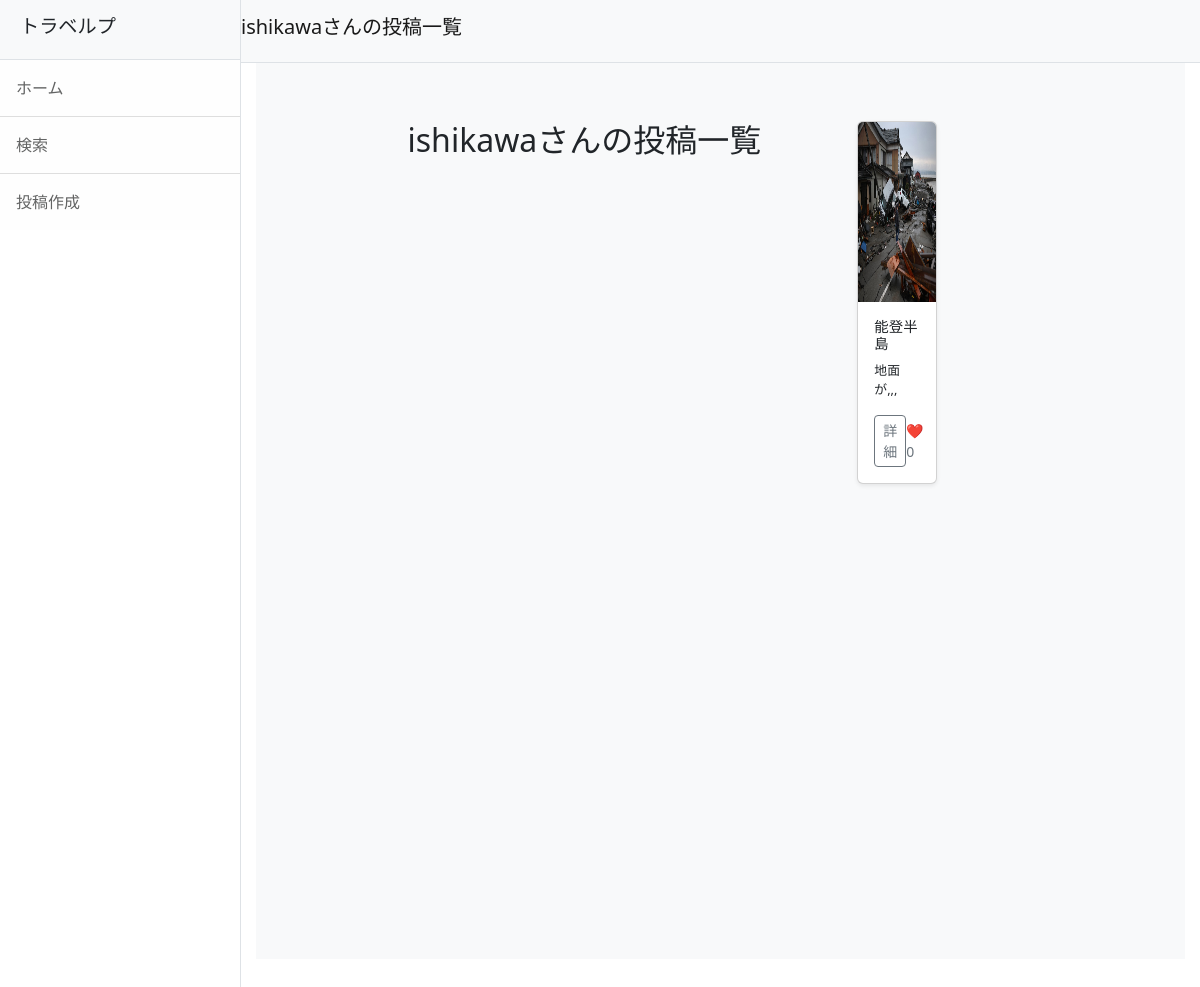
/user/5/posts/, run on an earlier commit of the app's database.
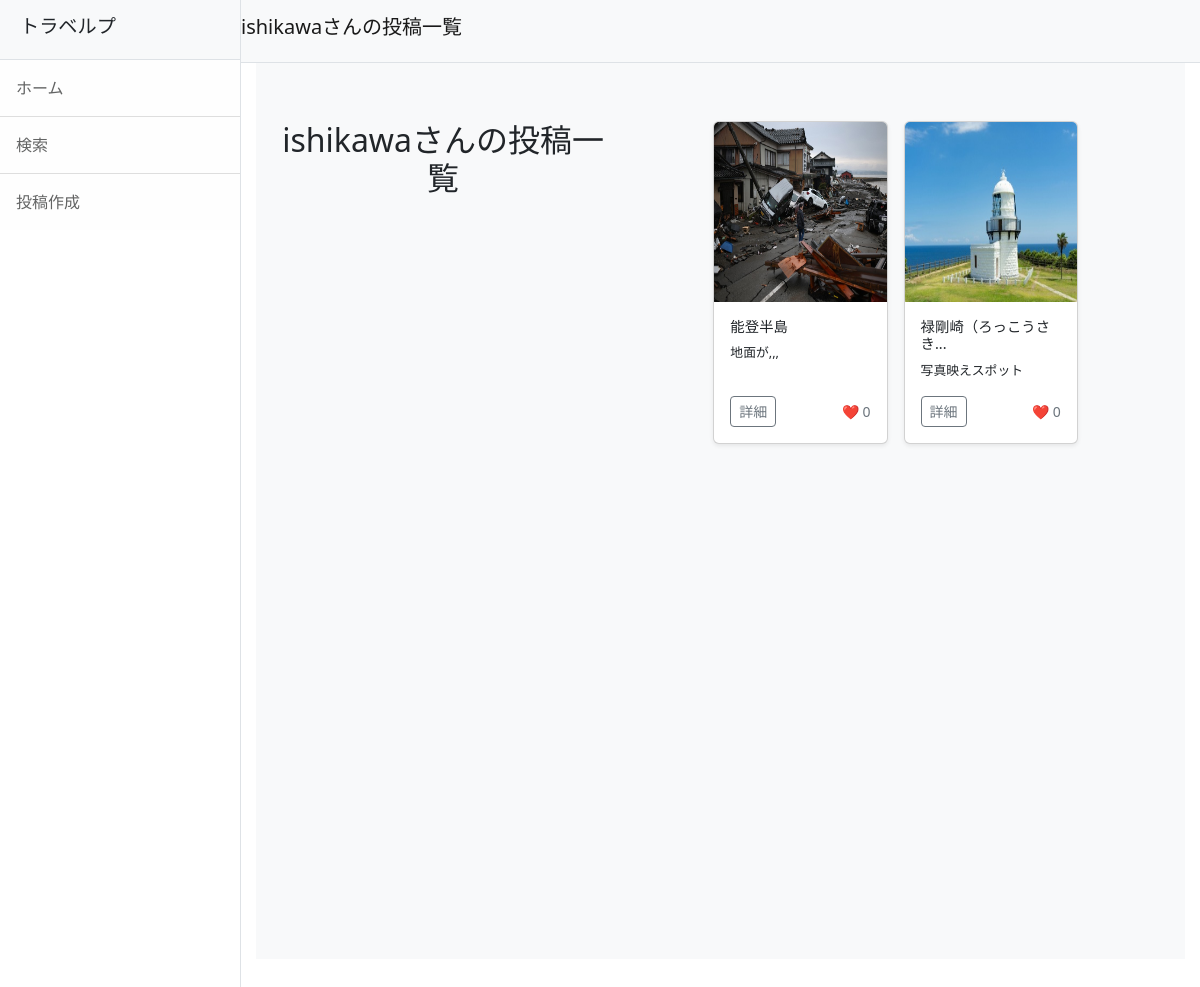
And on a later commit of the database.
### accounts/models.py (models this page shows, shortened)
class CustomUser(AbstractUser):
    pass
    nickname = models.CharField(max_length=150, blank=True, null=True)
    profile_image = models.ImageField(upload_to='profile_images/', null=True, blank=True)
    profile_description = models.TextField(null=True, blank=True)

### travelp/models.py (models this page shows, shortened)
class Post(models.Model):
    user = models.ForeignKey(CustomUser, on_delete=models.SET_NULL, null=True, blank=True)
    title = models.CharField(max_length=200)
    comment = models.TextField()
    created_at = models.DateTimeField(auto_now_add=True)
    caption = models.TextField(verbose_name='場所', blank=True)
    fundraising = models.ForeignKey(Fundraising, null=True, blank=True, on_delete=models.SET_NULL)
    latitude = models.DecimalField(max_digits=15, decimal_places=11, null=True, blank=True)  # 緯度
    longitude = models.DecimalField(max_digits=15, decimal_places=11, null=True, blank=True)  # 経度
    def like_count(self):
        return self.likes.count()  # 投稿に対する「いいね」の数を返す

class PostImage(models.Model):
    post = models.ForeignKey(Post, related_name='images', on_delete=models.CASCADE)
    image = models.ImageField(upload_to='photos')

### travelp/views.py (the view)
# urls.py: path('user/<int:user_id>/posts/', views.user_posts, name='user_posts'),
def user_posts(request, user_id):
    user = get_object_or_404(CustomUser, id=user_id)  # ユーザーを取得
    posts = Post.objects.filter(user=user)  # そのユーザーの投稿を取得
    return render(request, 'user_posts.html', {'user': user, 'posts': posts})

### travelp/templates/user_posts.html (shortened to what this page needs)
{% extends 'base.html' %}
{% load static %}
{% block header %}{{ user.username }}さんの投稿一覧{% endblock %}
{% block content %}
<section class="album py-5 bg-light">
  <div class="container">
    <h2 class="text-center mb-4">{{ user.username }}さんの投稿一覧</h2>
    <div class="row g-3 justify-content-center">
      {% for post in posts %}
        <div class="col-sm-6 col-md-4 d-flex" style="max-width: 350px;">
          <div class="card shadow-sm w-100" style="min-height: 250px;">
            {% if post.images.exists %}
              <img src="{{ post.images.first.image.url }}" class="bd-placeholder-img card-img-top" width="100%" height="180" alt="投稿画像">
            {% else %}
              <img src="{% static 'default-thumbnail.jpg' %}" class="bd-placeholder-img card-img-top" width="100%" height="180" alt="デフォルト画像">
            {% endif %}
            <div class="card-body d-flex flex-column">
              <h5 class="card-title" style="font-size: 0.9rem;">{{ post.title|slice:":10" }}{% if post.title|length > 10 %}...{% endif %}</h5>
              <p class="card-text flex-grow-1" style="font-size: 0.8rem;">{{ post.comment|slice:":10" }}{% if post.comment|length > 10 %}...{% endif %}</p>
              <div class="d-flex justify-content-between align-items-center">
                <a href="{% url 'travelp:post_detail' post.pk %}" class="btn btn-sm btn-outline-secondary">詳細</a>
                <small class="text-muted">❤️ {{ post.like_count }}</small>
              </div>
            </div>
          </div>
        </div>
      {% empty %}
        <div class="col-12 text-center">
          <p>投稿はまだありません。</p>
        </div>
      {% endfor %}
    </div>
  </div>
</section>
{% endblock %}

### travelp/templates/base.html (shortened to what this page needs)
{% load static %}
<!DOCTYPE html>
<html lang="ja">
    <head>
        <link href="{% static 'css/styles.css' %}" rel="stylesheet" />
        <link rel="stylesheet" href="https://unpkg.com/leaflet@1.7.1/dist/leaflet.css" />
    </head>
    <body class="{% if request.user.is_staff %} dark-mode {% endif %}">
        <div class="d-flex" id="wrapper">
            <div class="border-end bg-white" id="sidebar-wrapper">
                <div class="sidebar-heading border-bottom bg-light">
                    <h1 class="navbar-brand">トラベルプ</h1>
                </div>
                <div class="list-group list-group-flush">
                    <a class="list-group-item list-group-item-action list-group-item-light p-3" href="{% url 'travelp:index' %}">ホーム</a>
                    <a class="list-group-item list-group-item-action list-group-item-light p-3" href="{% url 'travelp:search' %}">検索</a>
                    <a class="list-group-item list-group-item-action list-group-item-light p-3" href="{% url 'travelp:post' %}">投稿作成</a>
                </div>
            </div>
            <div id="page-content-wrapper">
                <nav class="navbar navbar-expand-lg navbar-light bg-light border-bottom d-flex justify-content-between">
                    <h1 class="navbar-brand">{% block header %}ホーム{% endblock %}</h1>
                </nav>
                <div class="container-fluid">
                    {% block content %}{% endblock %}
                </div>
            </div>
        </div>
    </body>
</html>

What changed in the data, as far as the page shows it:
added Post: images.first.image (picture), title "禄剛崎（ろっこうさき", comment "写真映えスポット", like_count "0"
